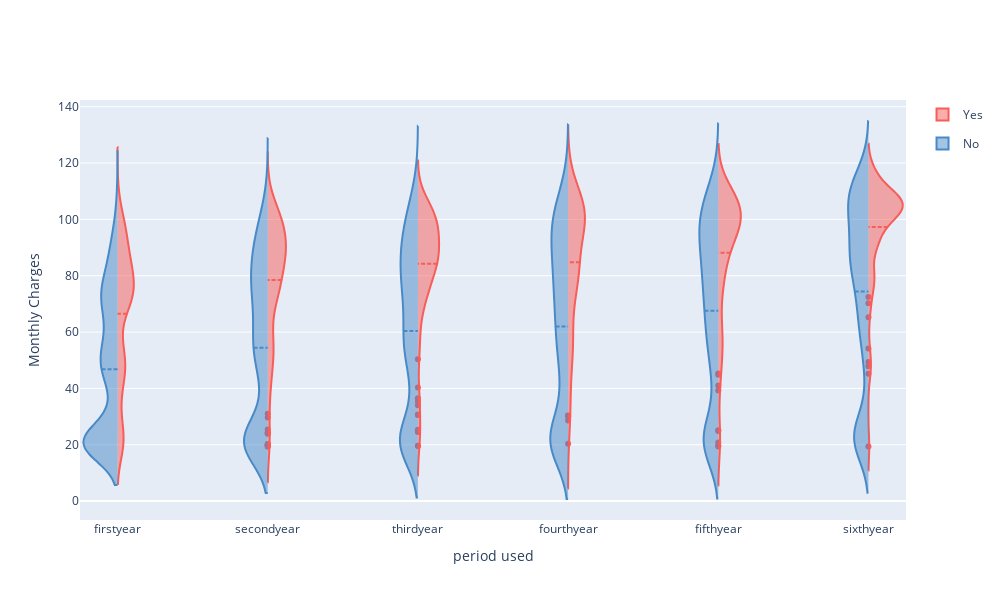

The code cell stored with this chart in its notebook:
### Code cell
# Split Violin Plot
import plotly.graph_objects as go
fig = go.Figure()

fig.add_trace(go.Violin(x=df_y['tenure_year'][ df_y['Churn Label'] == 'Yes' ],
                        y=df_y['Monthly Charges'][ df_y['Churn Label'] == 'Yes' ],
                        legendgroup='Yes', scalegroup='Yes', name='Yes',
                        side='positive',
                        line_color='#F75D59')
             )
fig.add_trace(go.Violin(x=df_y['tenure_year'][ df_y['Churn Label'] == 'No' ],
                        y=df_y['Monthly Charges'][ df_y['Churn Label'] == 'No' ],
                        legendgroup='No', scalegroup='No', name='No',
                        side='negative',
                        line_color='#488AC7')
             )
fig.update_xaxes(categoryorder='array', categoryarray= ['firstyear', 
                                                        'secondyear', 
                                                        'thirdyear', 
                                                        'fourthyear', 
                                                        'fifthyear',
                                                       'sixthyear'])
fig.update_traces(meanline_visible=True)
fig.update_layout(violingap=0.35, violinmode='overlay')
fig.update_layout(autosize=False,width=1000,height=600,)
fig.update_layout(xaxis_title="period used", yaxis_title="Monthly Charges", width=1000)
fig.show()

### Figure 1 — Plotly figure (JSON) as saved in the notebook; plotly's stock layout.template omitted (floating-point values rounded to 4 significant figures; data arrays with more than 128 entries replaced by an {"elided": "..."} marker saying what was removed)
{"data": [{"legendgroup": "Yes", "line": {"color": "#F75D59"}, "meanline": {"visible": true}, "name": "Yes", "scalegroup": "Yes", "side": "positive", "type": "violin", "x": {"elided": "1869 str values"}, "y": {"elided": "1869 float values"}}, {"legendgroup": "No", "line": {"color": "#488AC7"}, "meanline": {"visible": true}, "name": "No", "scalegroup": "No", "side": "negative", "type": "violin", "x": {"elided": "5163 str values"}, "y": {"elided": "5163 float values"}}], "layout": {"autosize": false, "height": 600, "violingap": 0.35, "violinmode": "overlay", "width": 1000, "xaxis": {"categoryarray": ["firstyear", "secondyear", "thirdyear", "fourthyear", "fifthyear", "sixthyear"], "categoryorder": "array", "title": {"text": "period used"}}, "yaxis": {"title": {"text": "Monthly Charges"}}}}
